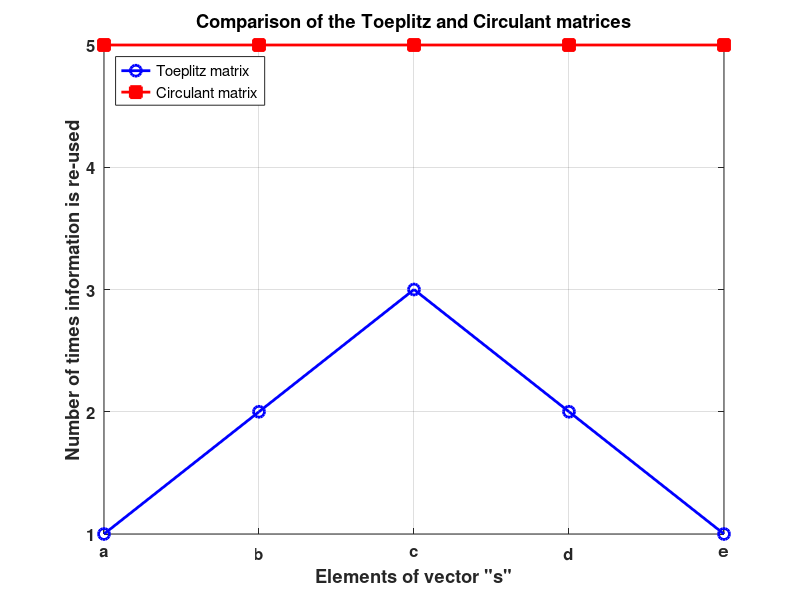

Reproduce this figure in MATLAB.
clc
clear all
close all

N = input('Enter the number of elements in vector s: ');

elements = cell(1, N);
for i = 1:N
    elements{i} = char(96 + i);
end

circulant_reuse = N * ones(1, N);   % Circulant reuse factor
toeplitz_reuse = min(1:N, N:-1:1);  % Toeplitz reuse factor

figure;
plot(1:N, toeplitz_reuse, '-ob', 'LineWidth', 2, 'MarkerSize', 8);
hold on;
plot(1:N, circulant_reuse, '-sr', 'LineWidth', 2, 'MarkerSize', 8, 'MarkerFaceColor', 'r'); 
hold off;

xticks(1:N);
xticklabels(elements);
xlabel('Elements of vector "s"');
ylabel('Number of times information is re-used');
legend({'Toeplitz matrix', 'Circulant matrix'}, 'Location', 'northwest');
title('Comparison of the Toeplitz and Circulant matrices');
grid on;
set(gca, 'FontSize', 12, 'FontWeight', 'bold');
